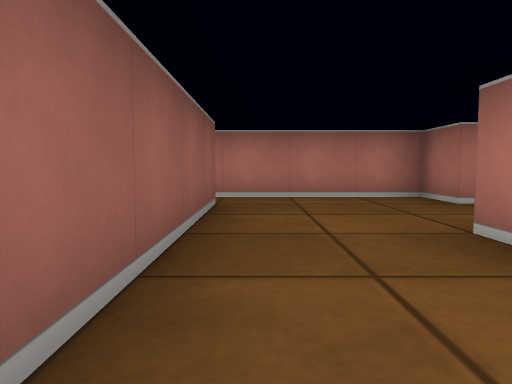
[1] (above)

13 first-person views from a walk through a cub3D ray-caster map. The camera is about half as high as the walls, tilts 4° down and sees 70° across. The floor is counted in squares. Each view is taken from the middle of a square. On the plan, view 1 faces up. The plan holds only what a view shows up to about 9 squares ahead; the rest is blank.

[2]
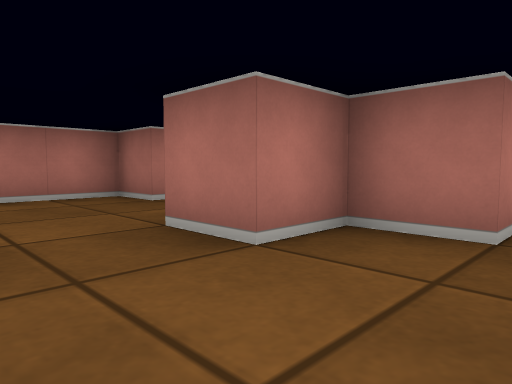

[3]
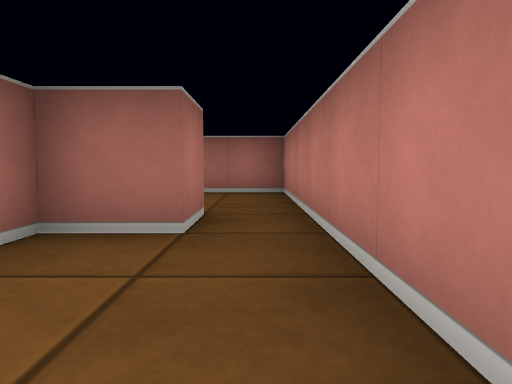

[4]
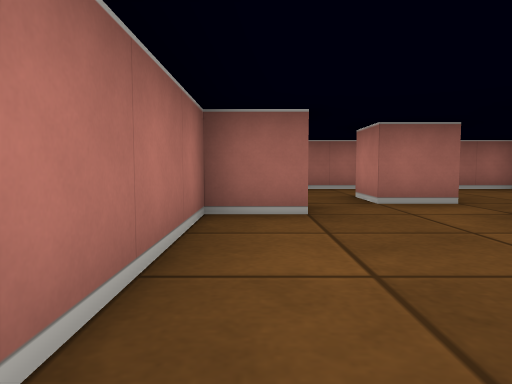

[5]
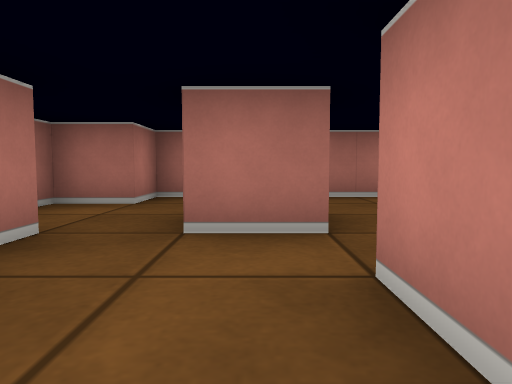

[6]
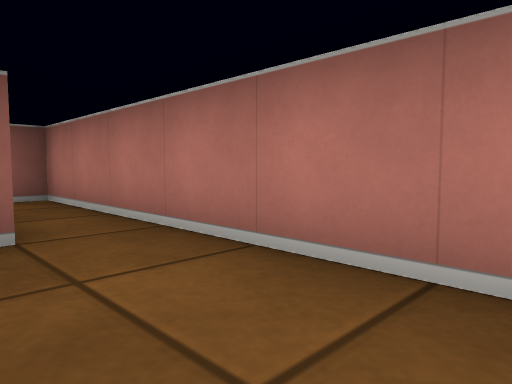

[7]
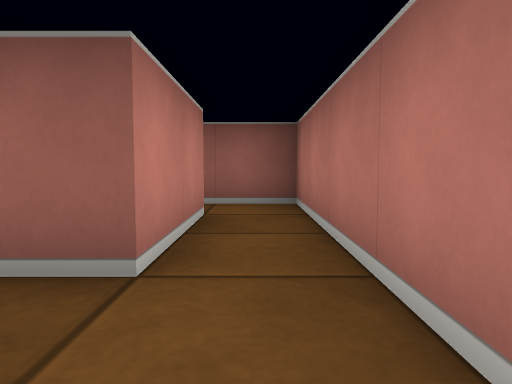

[8]
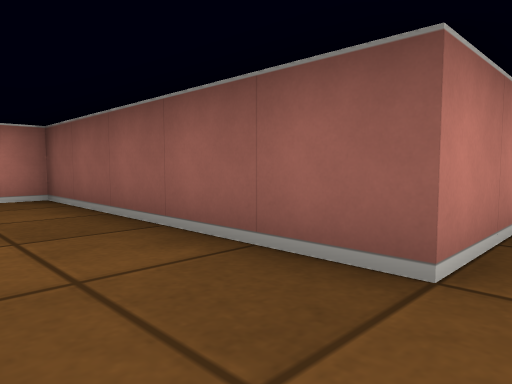

[9]
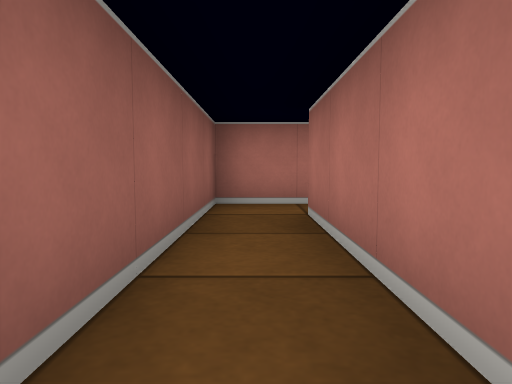

[10]
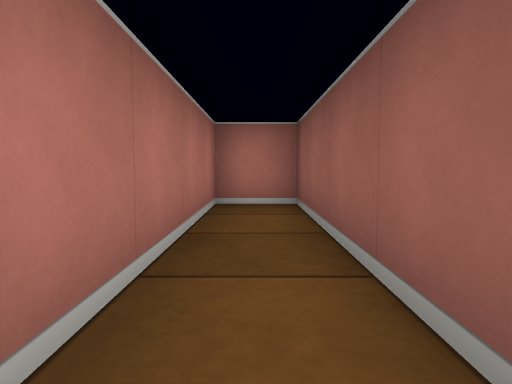

[11]
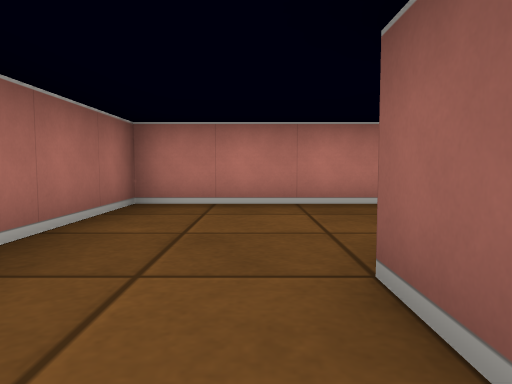

[12]
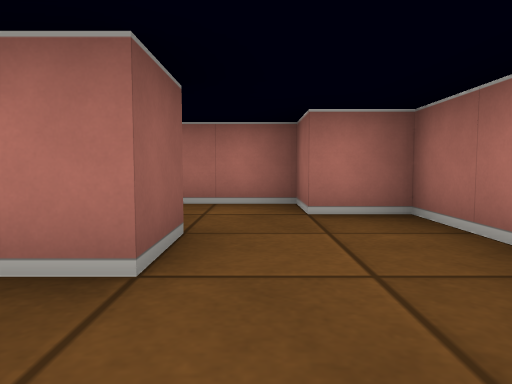

[13]
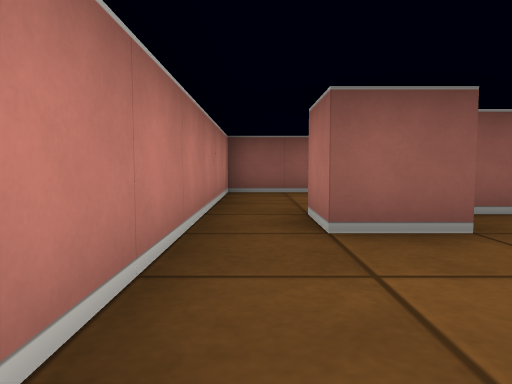

### Floor plan
Points are (right, up) in squares from view 1. A wall is a line through its corners. A room is listed if a view was taken in it or the views show most of it. See-through windows are left out.
Room 1 (views 1, 2, 3, 5, 6, 7, 8)
walls: (-0.5, 4.5) (-0.5, -0.5) (2.5, -0.5); (3.5, 2.4) (3.5, 3.5); (2.5, 0.5) (2.5, 1.5) (1.5, 1.5) (1.5, 2.5) (2.5, 2.5); (3.5, 4.5) (2.5, 4.5) (2.5, 5.5) (-0.5, 5.5)
ways out: opening at (-1.5, 5) to room 2; opening at (3, 0) to room 3; opening at (4, 4) to room 3
Room 2 (views 4, 9, 10)
walls: (-0.5, 5.5) (-3.5, 5.5) (-3.5, -0.5) (-2.5, -0.5) (-2.5, 4.5) (-0.5, 4.5)
ways out: opening at (-1.5, 5) to room 1
Room 3 (views 11, 12, 13)
walls: (3.5, 1.6) (3.5, 0.5) (2.5, 0.5); (3.5, 3.5) (4.5, 3.5) (4.5, 2.5) (3.9, 2.5); (2.5, 2.5) (2.5, 2); (2.5, -0.5) (6.5, -0.5) (6.5, 4.5) (5.5, 4.5) (5.5, 5.5) (4, 5.5)
ways out: opening at (3, 0) to room 1; opening at (4, 4) to room 1

Positions as (right, up) in squares from view 1, and headings:
1: (0, 0), facing up
2: (0, 0), facing up-right
3: (0, 0), facing right
4: (-1, 5), facing right
5: (1, 3), facing right
6: (2, 4), facing up-left
7: (1, 5), facing left
8: (1, 5), facing down-left
9: (-3, 1), facing up
10: (-3, 4), facing down
11: (5, 4), facing down
12: (5, 1), facing up
13: (6, 0), facing left
